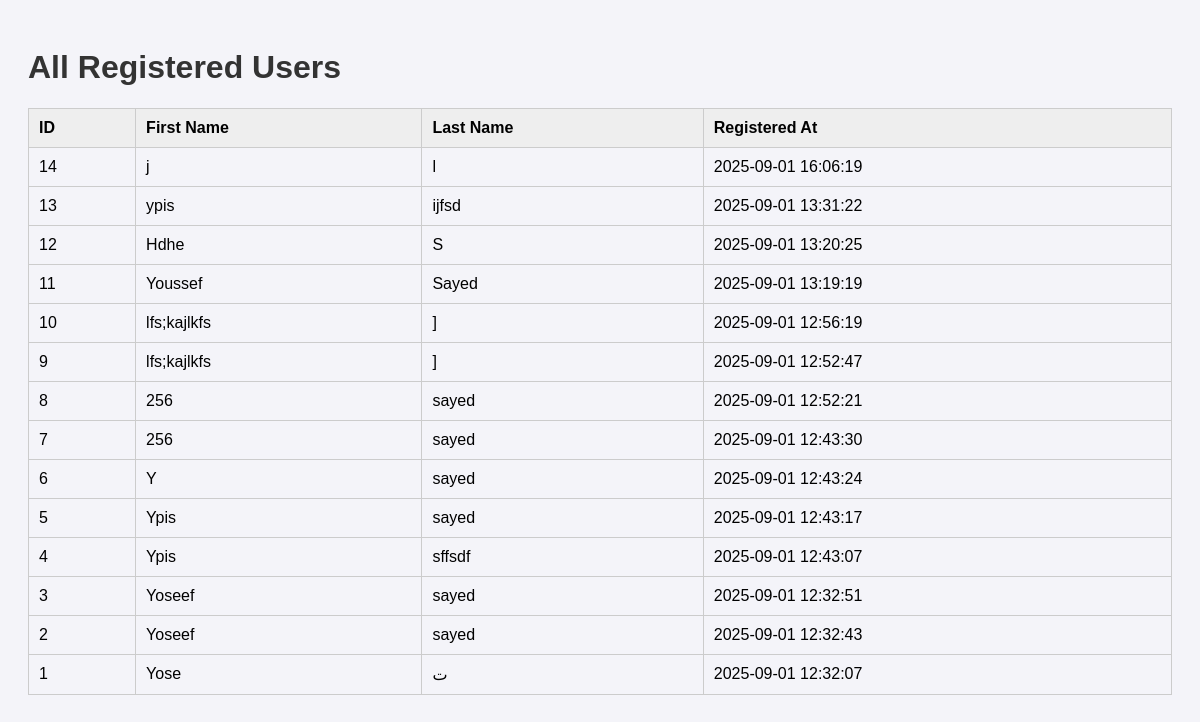
Before: /all_users with the older database file.
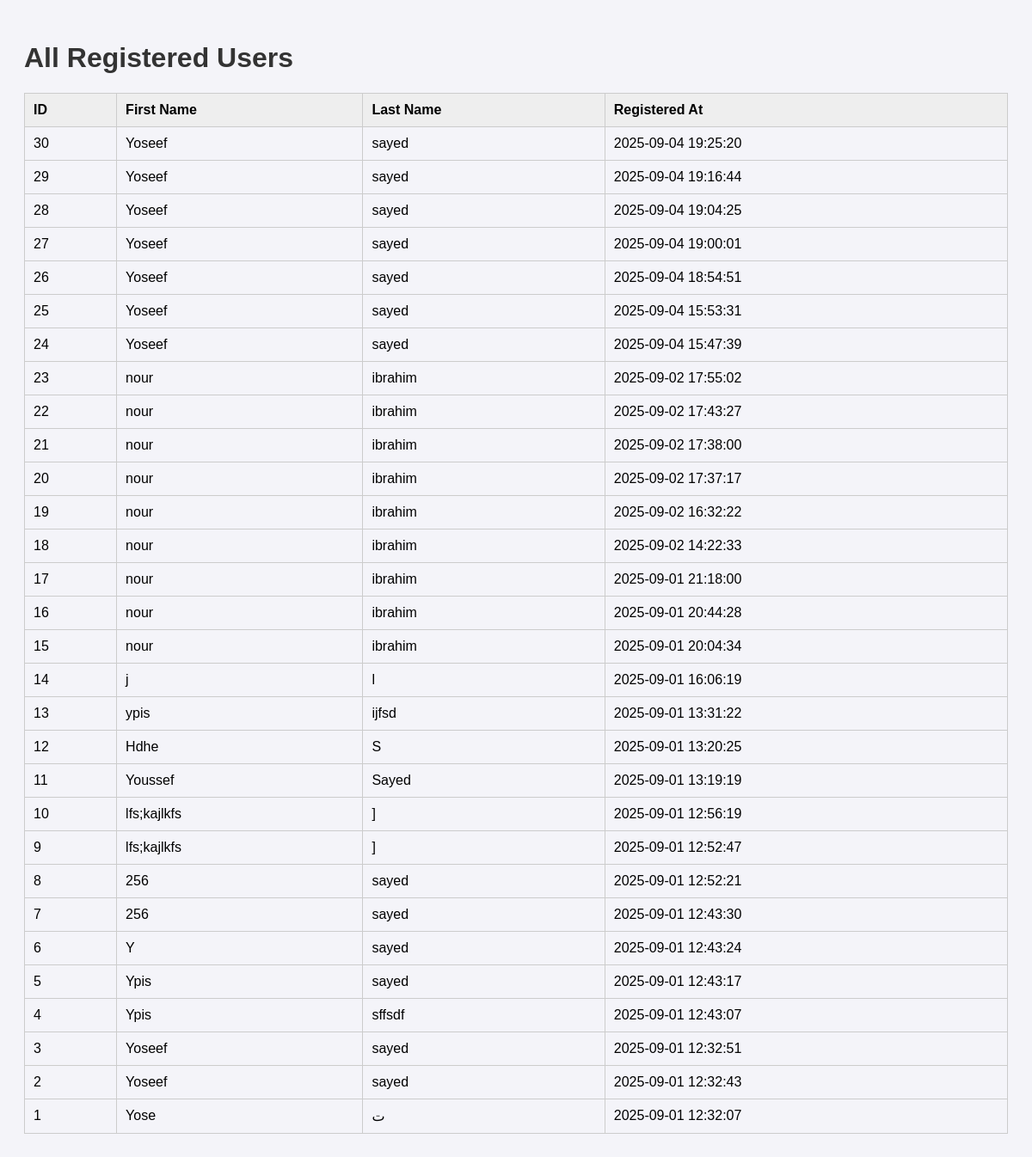
After: the same page with the newer database file.
### tables this page shows
CREATE TABLE users (
        id INTEGER PRIMARY KEY AUTOINCREMENT,
        first_name TEXT NOT NULL,
        last_name TEXT NOT NULL,
        created_at TIMESTAMP DEFAULT CURRENT_TIMESTAMP
    );

### app.py (the view)
@app.route("/all_users")
def all_users():
    users = db.execute("SELECT * FROM users ORDER BY created_at DESC")
    return render_template("all_users.html", users=users)

### templates/all_users.html (shortened to what this page needs)
<!doctype html>
<html lang="en">
<head>
</head>
<body>
  <h1>All Registered Users</h1>
  <table>
    <tr>
      <th>ID</th>
      <th>First Name</th>
      <th>Last Name</th>
      <th>Registered At</th>
    </tr>
    {% for user in users %}
    <tr>
      <td>{{ user.id }}</td>
      <td>{{ user.first_name }}</td>
      <td>{{ user.last_name }}</td>
      <td>{{ user.created_at }}</td>
    </tr>
    {% endfor %}
  </table>
</body>
</html>

Changed rows visible on the page:
added users: id "30", first_name "Yoseef", last_name "sayed", created_at "2025-09-04 19:25:20"
added users: id "29", first_name "Yoseef", last_name "sayed", created_at "2025-09-04 19:16:44"
added users: id "28", first_name "Yoseef", last_name "sayed", created_at "2025-09-04 19:04:25"
added users: id "27", first_name "Yoseef", last_name "sayed", created_at "2025-09-04 19:00:01"
added users: id "26", first_name "Yoseef", last_name "sayed", created_at "2025-09-04 18:54:51"
added users: id "25", first_name "Yoseef", last_name "sayed", created_at "2025-09-04 15:53:31"
added users: id "24", first_name "Yoseef", last_name "sayed", created_at "2025-09-04 15:47:39"
added users: id "23", first_name "nour", last_name "ibrahim", created_at "2025-09-02 17:55:02"
added users: id "22", first_name "nour", last_name "ibrahim", created_at "2025-09-02 17:43:27"
added users: id "21", first_name "nour", last_name "ibrahim", created_at "2025-09-02 17:38:00"
added users: id "20", first_name "nour", last_name "ibrahim", created_at "2025-09-02 17:37:17"
added users: id "19", first_name "nour", last_name "ibrahim", created_at "2025-09-02 16:32:22"
added users: id "18", first_name "nour", last_name "ibrahim", created_at "2025-09-02 14:22:33"
added users: id "17", first_name "nour", last_name "ibrahim", created_at "2025-09-01 21:18:00"
added users: id "16", first_name "nour", last_name "ibrahim", created_at "2025-09-01 20:44:28"
added users: id "15", first_name "nour", last_name "ibrahim", created_at "2025-09-01 20:04:34"
